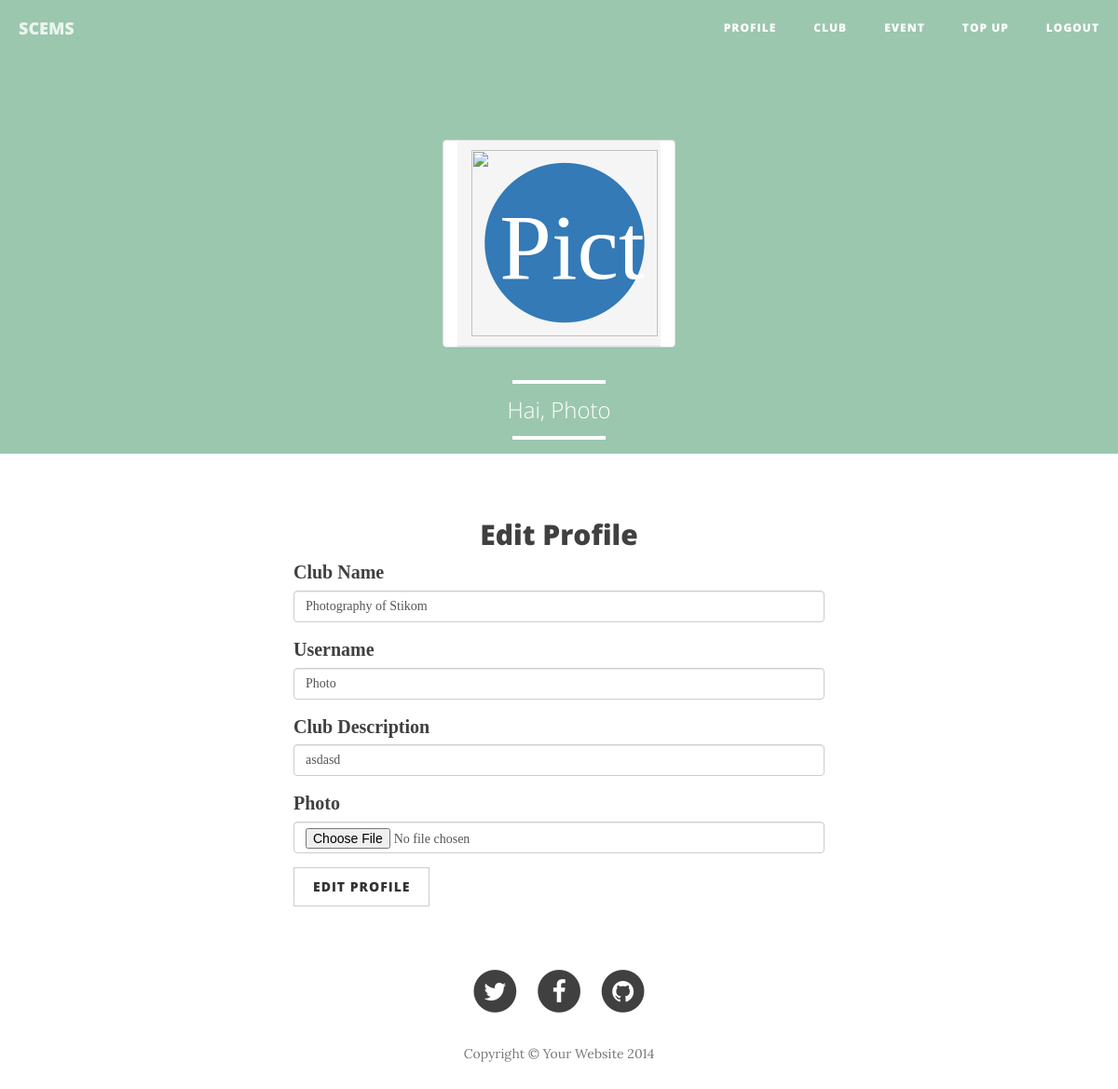
Page /club/edit_profile.php (signed in) on the committed database.
### tables this page shows
CREATE TABLE IF NOT EXISTS `club` (
  `club_id` varchar(11) NOT NULL,
  `club_name` varchar(25) NOT NULL,
  `username` varchar(25) NOT NULL,
  `password` varchar(255) NOT NULL,
  `imagepath` text NOT NULL,
  `club_desc` text NOT NULL
);

### classes/Database.php (called while the page is built, shortened)
<?php
class Database
{
  private static $INSTANCE = null;
  private $mysqli,
          $HOST   = 'localhost',
          $USER   = 'root',
          $PASS   = 'tjpdp0gjdaw',
          $DBNAME = 'SCEM2';
  function __construct()
  {
    $this->mysqli = new mysqli($this->HOST, $this->USER, $this->PASS, $this->DBNAME);
  }
  public static function getInstance()
  {
    if(!isset(self::$INSTANCE)){
      self::$INSTANCE = new Database();
    }
    return self::$INSTANCE;
  }
  public function get_info($table, $column, $value)
  {
    if(!is_int($value))
    {
      $value = "'".$value."'";
    }
    $query = "SELECT * FROM $table WHERE $column = $value";
    $result = $this->mysqli->query($query);
    while($row = $result->fetch_assoc())
    {
      return $row;
    }
  }
}
 ?>

### core/init_inside.php (called while the page is built, shortened)
<?php
$_club = new Club();
 ?>

### classes/Session.php (called while the page is built, shortened)
<?php
class Session{
  public static function get($name)
  {
    return $_SESSION[$name];
  }
}
 ?>

### classes/Club.php (called while the page is built, shortened)
<?php
class Club{
  private $_db;
  public function __construct()
  {
    $this->_db = Database::getInstance();
  }
  public function club_details_profile($value)
  {
    return $this->_db->get_info('club','username',$value);
  }
}
 ?>

### club/edit_profile.php (the view, shortened to what this page needs)
<?php
require_once $_SERVER['DOCUMENT_ROOT']."/core/init_inside.php";
$user_data = $_club->club_details_profile(Session::get('username'));
require_once $_SERVER['DOCUMENT_ROOT']."/templates/header_student.php";
 ?>
<div class="row">
  <div class="col-lg-12">
    <h2 style="text-align:center">Edit Profile</h2>
    <form action="edit_profile.php" method="post" enctype="multipart/form-data">
      <div class="col-lg-6 fontLora col-md-offset-3">
        <div class="form-group">
          <label>Club Name</label>
          <input class="form-control"  name="club_name" type="text" value="<?php echo $user_data['club_name'] ?>">
        </div>
        <div class="form-group">
          <label>Username</label>
          <input class="form-control"  name="username" type="text" value="<?php echo $user_data['username'] ?>">
        </div>
        <div class="form-group">
          <label>Club Description</label>
          <input class="form-control" name="club_desc" type="text" value="<?php echo $user_data['club_desc'] ?>">
        </div>
        <div class="form-group">
          <label>Photo</label>
          <input type="file" class="form-control"  name="image">
        </div>
        <div class="form-group">
          <input type="submit" name="submit" value="Edit Profile" class="btn btn-default">
        </div>
      </div>
    </form>
  </div>
</div>
 <?php
require_once $_SERVER['DOCUMENT_ROOT']."/templates/footer_student.php";
  ?>

### assets/css/custom.css (style rules this page uses)
.fontLora { font-family: 'FontAwesome'; src: url('../fonts/fontawesome-webfont.eot?v=4.6.1'); }

### rows in the picture
club: club_name "Photography of Stikom", username "Photo", club_desc "asdasd"

### other values in the picture
Session::get('username') "Photo"
